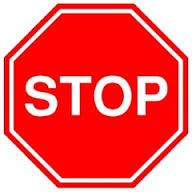
#> input picture Traffic_Sign_Detect/Traffic Sign Detection/tests/test/stop/positive/p1.jpg, 192 x 192 px, found by its file name
$ python test.py   (Python 2 division)   (older library calls are emulated)
#> lines starting #> are read from the running program, lines starting #| are printed output that depends on the picture; after the words box and inside, x2 and y2 are one past the last pixel; in counts of white or black regions, pixels touching at a corner belong together
import numpy as np
import cv2
from matplotlib import pyplot as plt

print "hellp"


def drawMatches(img1, kp1, img2, kp2, matches):
    """
    My own implementation of cv2.drawMatches as OpenCV 2.4.9
    does not have this function available but it's supported in
    OpenCV 3.0.0

    This function takes in two images with their associated
    keypoints, as well as a list of DMatch data structure (matches)
    that contains which keypoints matched in which images.

    An image will be produced where a montage is shown with
    the first image followed by the second image beside it.

    Keypoints are delineated with circles, while lines are connected
    between matching keypoints.

    img1,img2 - Grayscale images
    kp1,kp2 - Detected list of keypoints through any of the OpenCV keypoint
              detection algorithms
    matches - A list of matches of corresponding keypoints through any
              OpenCV keypoint matching algorithm
    """

    # Create a new output image that concatenates the two images together
    # (a.k.a) a montage
    rows1 = img1.shape[0]
    cols1 = img1.shape[1]
    rows2 = img2.shape[0]
    cols2 = img2.shape[1]

    out = np.zeros((max([rows1,rows2]),cols1+cols2,3), dtype='uint8')

    # Place the first image to the left
    out[:rows1,:cols1] = np.dstack([img1, img1, img1])

    # Place the next image to the right of it
    out[:rows2,cols1:] = np.dstack([img2, img2, img2])

    # For each pair of points we have between both images
    # draw circles, then connect a line between them
    for mat in matches:

        # Get the matching keypoints for each of the images
        img1_idx = mat.queryIdx
        img2_idx = mat.trainIdx

        # x - columns
        # y - rows
        (x1,y1) = kp1[img1_idx].pt
        (x2,y2) = kp2[img2_idx].pt

        # Draw a small circle at both co-ordinates
        # radius 4
        # colour blue
        # thickness = 1
        cv2.circle(out, (int(x1),int(y1)), 4, (255, 0, 0), 1)
        cv2.circle(out, (int(x2)+cols1,int(y2)), 4, (255, 0, 0), 1)

        # Draw a line in between the two points
        # thickness = 1
        # colour blue
        cv2.line(out, (int(x1),int(y1)), (int(x2)+cols1,int(y2)), (255, 0, 0), 1)


    # Show the image
    cv2.imshow('Matched Features', out)
    cv2.waitKey(0)
    cv2.destroyWindow('Matched Features')

    # Also return the image if you'd like a copy
    return out


MIN_MATCH_COUNT = 50

img1 = cv2.imread('p1.jpg',0)          # queryImage
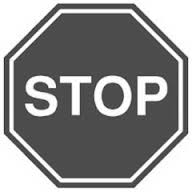
#> img1: shape (192, 192); min 32, max 255, mean 140.6
img2 = cv2.imread('p11.jpg',0) # trainImage
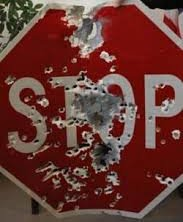
#> input picture Traffic_Sign_Detect/Traffic Sign Detection/tests/test/stop/positive/p11.jpg, 183 x 222 px, found by its file name
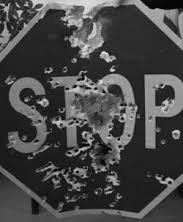
#> img2: shape (222, 183); min 0, max 246, mean 71.2

# Initiate SIFT detector
sift = cv2.SIFT()

# find the keypoints and descriptors with SIFT
kp1, des1 = sift.detectAndCompute(img1,None)
#> kp1 = 92 keypoints; strongest (x, y, size): (152, 88, 7.7), (76, 110, 6.5), (141, 110, 6.1), (63, 79, 5)
kp2, des2 = sift.detectAndCompute(img2,None)
#> kp2 = 583 keypoints; strongest (x, y, size): (96, 88, 1.8), (112, 70, 2.4), (75, 86, 2.3), (170, 182, 2)

FLANN_INDEX_KDTREE = 0
index_params = dict(algorithm = FLANN_INDEX_KDTREE, trees = 10)
search_params = dict(checks = 50)

flann = cv2.FlannBasedMatcher(index_params, search_params)

matches = flann.knnMatch(des1,des2,k=2)
#> matches = 92 matches

# store all the good matches as per Lowe's ratio test.
good = []
for m,n in matches:
    if m.distance < 0.7*n.distance:
        good.append(m)
#> this loop made 92 passes
#> after the loop, good = 8 matches


if len(good)>MIN_MATCH_COUNT:
    src_pts = np.float32([ kp1[m.queryIdx].pt for m in good ]).reshape(-1,1,2)
    dst_pts = np.float32([ kp2[m.trainIdx].pt for m in good ]).reshape(-1,1,2)

    M, mask = cv2.findHomography(src_pts, dst_pts, cv2.RANSAC,5.0)
    matchesMask = mask.ravel().tolist()

    h,w = img1.shape
    pts = np.float32([ [0,0],[0,h-1],[w-1,h-1],[w-1,0] ]).reshape(-1,1,2)
    dst = cv2.perspectiveTransform(pts,M)

    #img2 = cv2.polylines(img2,[np.int32(dst)],True,255,3, cv2.LINE_AA)

else:
    print "Not enough matches are found - %d/%d" % (len(good),MIN_MATCH_COUNT)
#| Not enough matches are found - 8/50
    matchesMask = None


draw_params = dict(matchColor = (0,255,0), # draw matches in green color
       singlePointColor = None,
       matchesMask = matchesMask, # draw only inliers
       flags = 2)

img3 = drawMatches(img1,kp1,img2,kp2,good)
#> in drawMatches, `out[:rows1,:cols1] = np.dstack([img1, img1, img1])`:
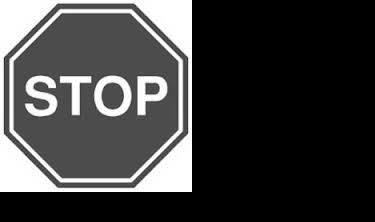
#> out: shape (222, 375, 3); min 0, max 255, mean 62.3
#> in drawMatches, `out[:rows2,cols1:] = np.dstack([img2, img2, img2])`:
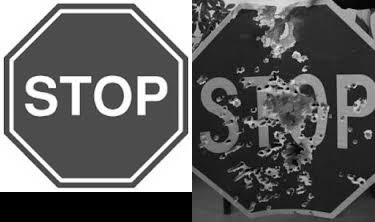
#> out: shape (222, 375, 3); min 0, max 255, mean 97
#> the loop in drawMatches, `for mat in matches:` made 8 passes
#> (img1_idx, img2_idx, x1, y1, x2, y2) on passes 1 to 8: (4, 501, 14.77, 128.9, 137.6, 211.3), (20, 108, 50.76, 83.27, 37.68, 87.74), (33, 501, 62.07, 14.67, 137.6, 211.3), (34, 501, 62.47, 176.4, 137.6, 211.3), (37, 172, 63.44, 79.3, 56.61, 81.24), (54, 501, 129.1, 14.69, 137.6, 211.3), (73, 527, 146.7, 92.75, 157.2, 118.4), (89, 502, 176.5, 129.1, 137.6, 211.3)
#> after the loop in drawMatches, `for mat in matches:`:
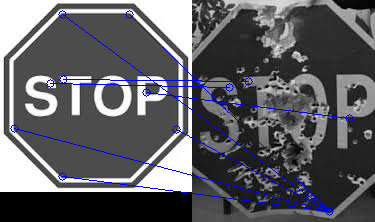
#> out: shape (222, 375, 3); 2.39% of pixels changed, all inside (x1, y1, x2, y2) = (10, 10, 354, 216); drawn as B, G, R

plt.imshow(img3, 'gray'),plt.show()
